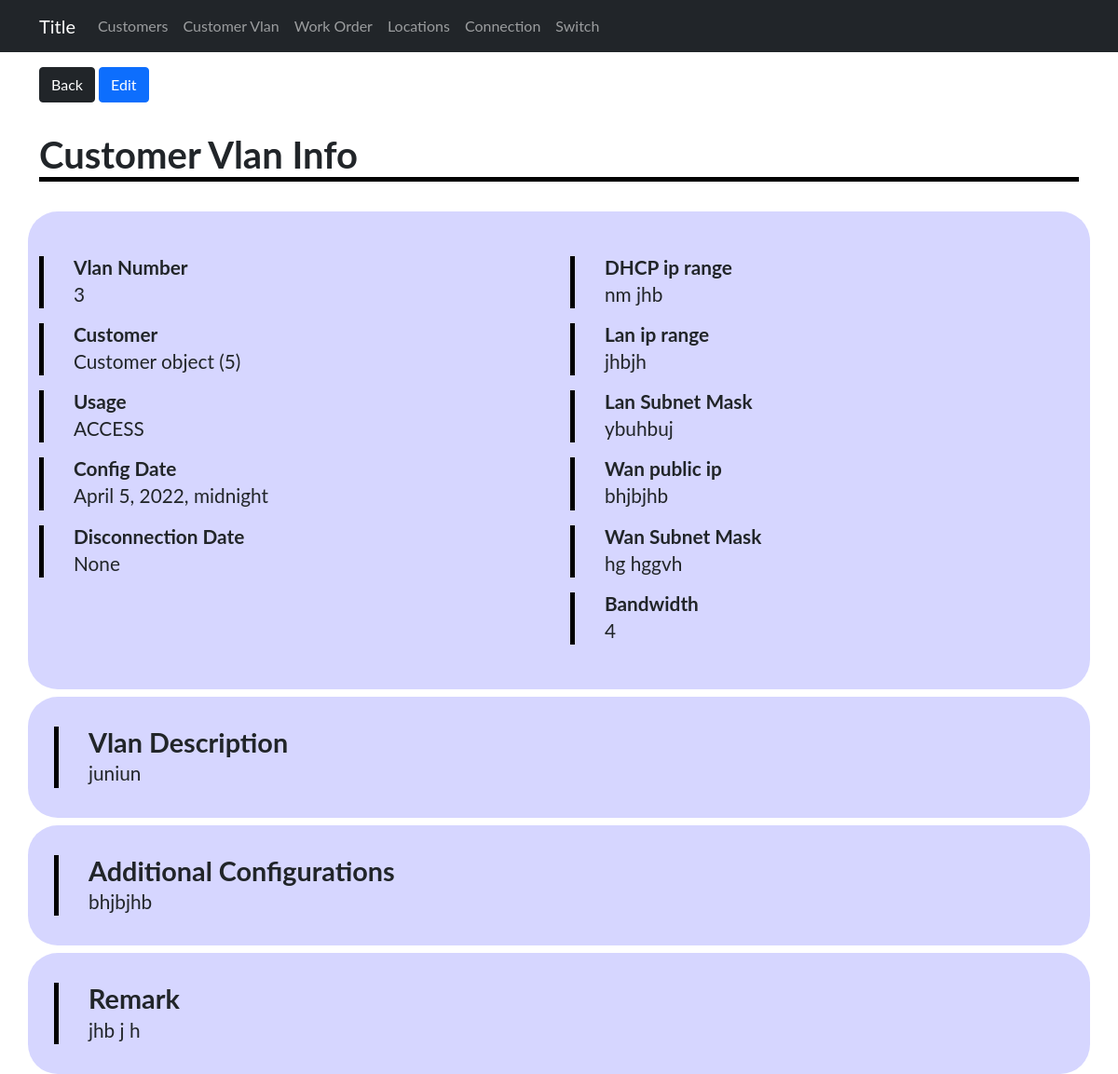
/devices/vlan/5, run on an earlier commit of the app's database.
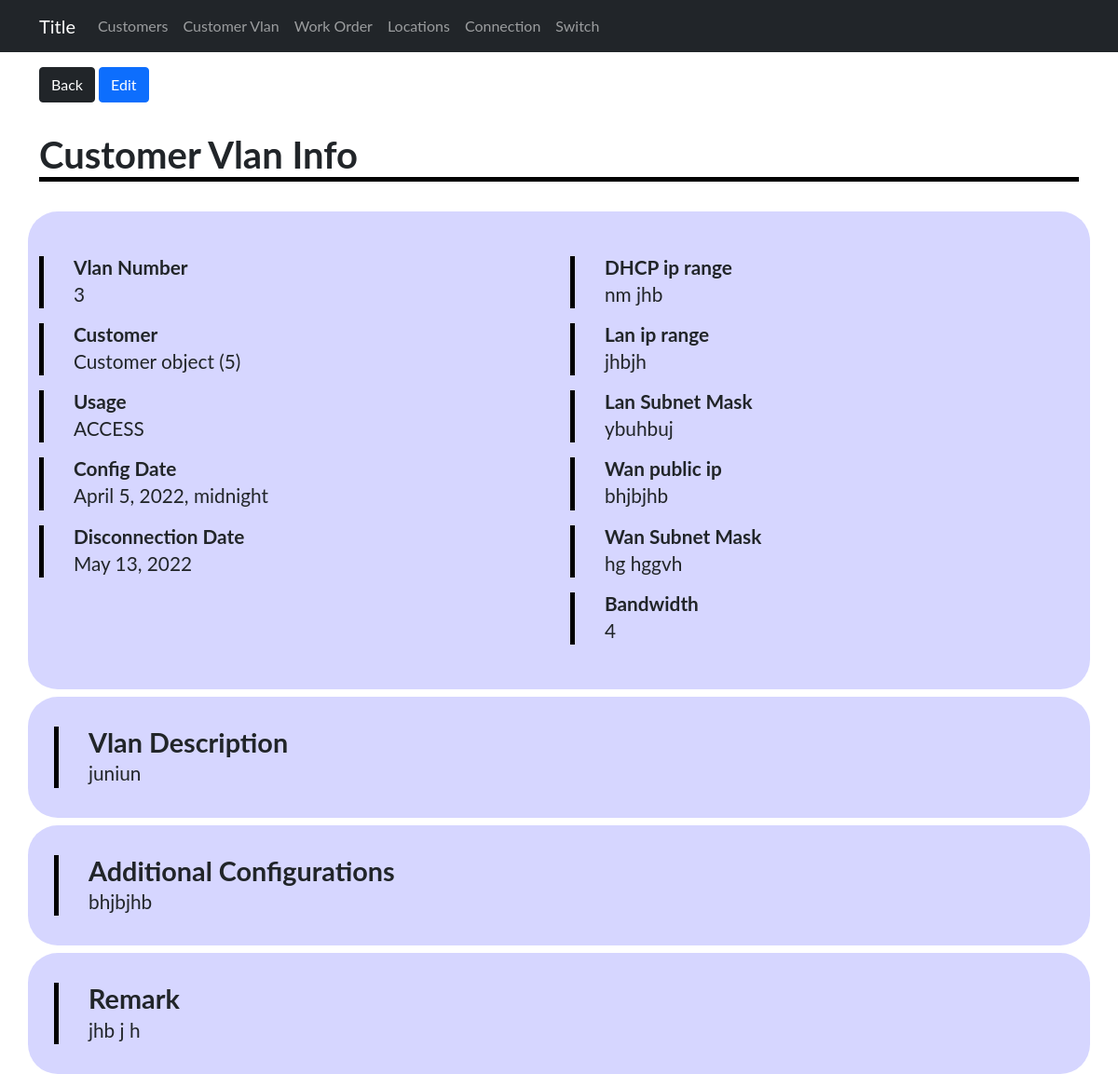
And on a later commit of the database.
### sitadevices/models.py (models this page shows)
class CustomerVlan(models.Model):
    customor = models.ForeignKey(Customer, on_delete=models.CASCADE)
    vlan_number = models.IntegerField()
    usage = models.CharField(choices=usages, max_length=200)
    config_date = models.DateTimeField()
    vlan_description = models.TextField()
    ip_config = models.CharField(choices=ip, max_length=200)
    dhcp_ip_range = models.CharField(max_length=50)
    lan_ip_range = models.CharField(max_length=50)
    lan_subnet_mask = models.CharField(max_length=50)
    wan_public_ip = models.CharField(max_length=50)
    wan_subnet_mask = models.CharField(max_length=50)
    bandwidth = models.IntegerField()
    additional_config = models.TextField()
    remark = models.TextField()
    disconnection_date = models.DateField(null=True, blank=True)
    submitted_date_time = models.DateTimeField(default=timezone.now)

class Customer(models.Model):
    company_name = models.CharField(max_length=255)
    contact_person = models.CharField(max_length=255)
    email = models.EmailField()
    phone = models.IntegerField()
    active = models.CharField(choices=yesno, max_length=200)
    submitted_date_time = models.DateTimeField(default=timezone.now)

### sitadevices/views.py (the view)
# urls.py: path('vlan/<int:customerVlan_id>', CustomerVlanInd, name='customerVlanind'),
def CustomerVlanInd(request, customerVlan_id):
    customerVlan = CustomerVlan.objects.filter(id = customerVlan_id)
    dic = {
        'customerVlan': customerVlan,
    }
    return render(request, 'admin/customervlan/indcustomerVlan.html', {'dic': dic})

### sitadevices/templates/admin/customervlan/indcustomerVlan.html
{% extends 'admin/base1.html' %}
{% block content %}
{% for vlan in dic.customerVlan %}
<div class="container">
    <a href="{%url 'device:customerVlanlist' %}"><button type="button" class="btn btn-dark mt-3">Back</button></a>
    <a href="{%url 'device:customerVlanupd' vlan.id%}"><button type="button" class="btn btn-primary mt-3">Edit</button></a>
    <h1 class="title top">Customer Vlan Info</h1>
    <div class="line-top"></div>
    <div class="row">
        <div class="col-sm-6">
            <div class="text-area">
                <div class="line"></div>
                <div class="space-between">
                    <h3 class="title">Vlan Number</h3>
                    <p class="text">{{vlan.vlan_number}}</p>
                </div>
            </div>
            <div class="text-area">
                <div class="line"></div>
                <div class="space-between">
                    <h3 class="title">Customer</h3>
                    <p class="text">{{vlan.customor}}</p>
                </div>
            </div>
            <div class="text-area">
                <div class="line"></div>
                <div class="space-between">
                    <h3 class="title">Usage</h3>
                    <p class="text">{{vlan.usage}}</p>
                </div>
            </div>
            <div class="text-area">
                <div class="line"></div>
                <div class="space-between">
                    <h3 class="title">Config Date</h3>
                    <p class="text">{{vlan.config_date}}</p>
                </div>
            </div>
            <div class="text-area">
                <div class="line"></div>
                <div class="space-between">
                    <h3 class="title">Disconnection Date</h3>
                    <p class="text">{{vlan.disconnection_date}}</p>
                </div>
            </div>
        </div>
        <div class="col-sm-6">
            <div class="text-area">
                <div class="line"></div>
                <div class="space-between">
                    <h3 class="title">DHCP ip range</h3>
                    <p class="text">{{vlan.dhcp_ip_range}}</p>
                </div>
            </div>
            <div class="text-area">
                <div class="line"></div>
                <div class="space-between">
                    <h3 class="title">Lan ip range</h3>
                    <p class="text">{{vlan.lan_ip_range}}</p>
                </div>
            </div>
            <div class="text-area">
                <div class="line"></div>
                <div class="space-between">
                    <h3 class="title">Lan Subnet Mask</h3>
                    <p class="text">{{vlan.lan_subnet_mask}}</p>
                </div>
            </div>
            <div class="text-area">
                <div class="line"></div>
                <div class="space-between">
                    <h3 class="title">Wan public ip</h3>
                    <p class="text">{{vlan.wan_public_ip}}</p>
                </div>
            </div>
            <div class="text-area">
                <div class="line"></div>
                <div class="space-between">
                    <h3 class="title">Wan Subnet Mask</h3>
                    <p class="text">{{vlan.wan_subnet_mask}}</p>
                </div>
            </div>
            <div class="text-area">
                <div class="line"></div>
                <div class="space-between">
                    <h3 class="title">Bandwidth</h3>
                    <p class="text">{{vlan.bandwidth}}</p>
                </div>
            </div>
        </div>
    </div>
    <div class="row textfield">
        <div class="col-sm-12">
            <div class="text-area ">
                <div class="line"></div>
                <div class="space-between">
                    <h3 class="text-long-title">Vlan Description</h3>
                    <p class="textarea text">{{vlan.vlan_description}}</p>
                </div>
            </div>
        </div>
    </div>
    <div class="row textfield">
        <div class="col-sm-12 ">
            <div class="text-area">
                <div class="line"></div>
                <div class="space-between">
                    <h3 class="text-long-title">Additional Configurations</h3>
                    <p class="textarea text">{{vlan.additional_config}}</p>
                </div>
            </div>
        </div>
    </div>
    <div class="row textfield">
        <div class="col-sm-12">
            <div class="text-area">
                <div class="line"></div>
                <div class="space-between">
                    <h3 class="text-long-title">Remark</h3>
                    <p class="textarea text">{{vlan.remark}}</p>
                </div>
            </div>
        </div>
    </div>
</div>
{% endfor %}
{% endblock  %}

What changed in the data, as far as the page shows it:
changed CustomerVlan "ACCESS": disconnection_date "None" → "May 13, 2022"
